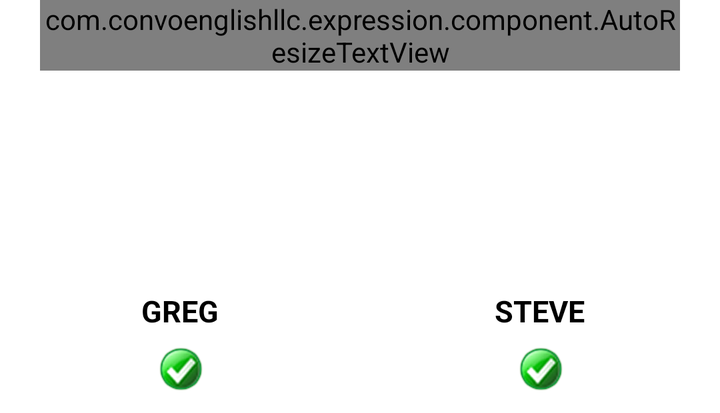
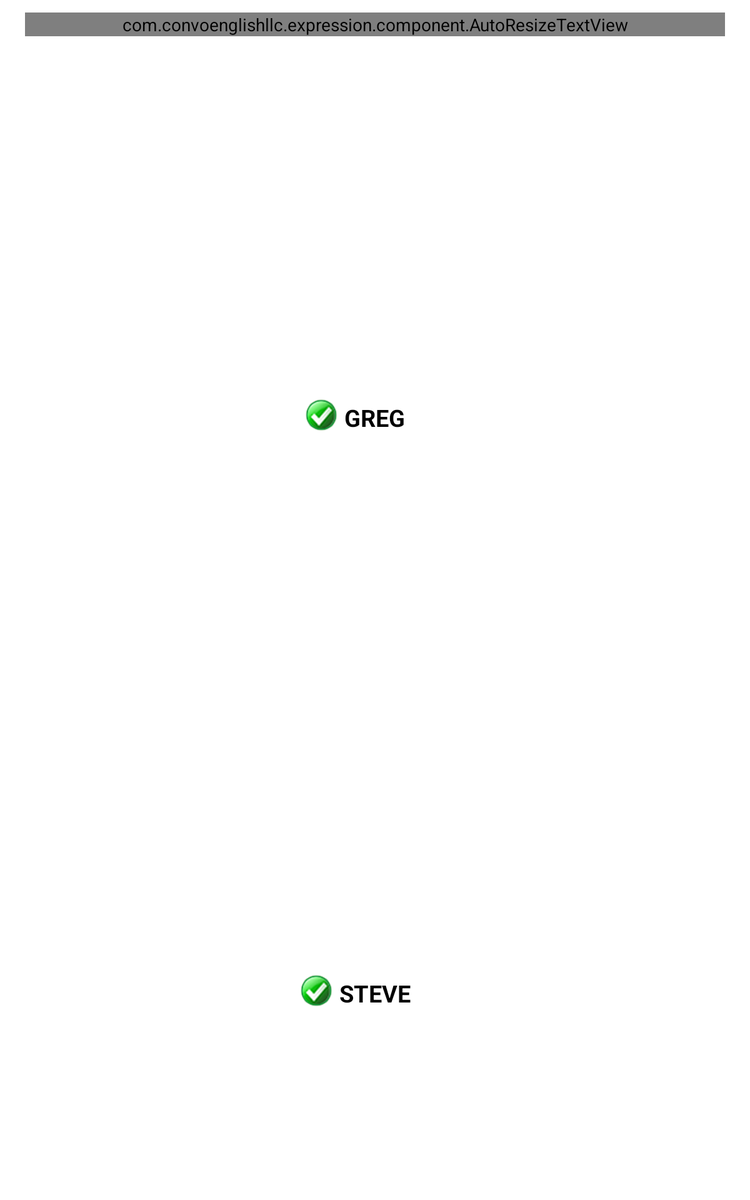

One screen, two layout resources from the same app: the default and the repository's alternative for another configuration. Each is rendered where Android would select it; the XML of both is given below.
<!-- AndroidManifest.xml: application theme AppTheme -->
<!-- res/layout/container_choose_partner_left.xml -->
<?xml version="1.0" encoding="utf-8"?>
<LinearLayout
    android:layout_width="match_parent"
    android:layout_height="wrap_content"
    android:orientation="vertical"
    xmlns:android="http://schemas.android.com/apk/res/android">
        <com.convoenglishllc.expression.component.AutoResizeTextView
            android:id="@+id/ui_partner_title"
            android:layout_width="match_parent"
            android:layout_height="wrap_content"
            android:layout_marginLeft="20dp"
            android:layout_marginRight="20dp"
            android:layout_marginBottom="10dp"
            android:maxLines="2"
            android:textColor="#000000"
            android:textSize="@dimen/choose_partner_title_size"
            android:text="Choose Practice Partner"/>
        <LinearLayout
            android:layout_width="match_parent"
            android:layout_height="wrap_content"
            android:layout_marginBottom="10dp">
            <RelativeLayout
                android:layout_weight="1"
                android:layout_width="0dp"
                android:layout_height="wrap_content"
                android:orientation="vertical"
                android:id="@+id/ui_first_panel">
                <ImageView
                    android:layout_width="@dimen/choose_partner_width"
                    android:layout_height="@dimen/choose_partner_height"
                    android:src="@mipmap/ic_launcher"
                    android:layout_gravity="center_horizontal"
                    android:layout_alignParentTop="true"
                    android:layout_centerHorizontal="true"
                    android:id="@+id/ui_first_image" />
                <TextView
                    android:layout_width="wrap_content"
                    android:layout_height="wrap_content"
                    android:layout_gravity="center_horizontal"
                    android:textAlignment="center"
                    android:textColor="#000000"
                    android:textSize="@dimen/text_header3"
                    android:textStyle="bold"
                    android:text="GREG"
                    android:id="@+id/ui_first_name"
                    android:layout_below="@+id/ui_first_image"
                    android:layout_centerHorizontal="true"
                    android:layout_marginTop="10dp" />
                <ImageView
                    android:layout_width="@dimen/button_size_small"
                    android:layout_height="@dimen/button_size_small"
                    android:src="@mipmap/ic_checked"
                    android:id="@+id/ui_first_check"
                    android:layout_below="@+id/ui_first_name"
                    android:layout_centerHorizontal="true"
                    android:layout_marginTop="7dp"/>
            </RelativeLayout>

            <RelativeLayout
                android:layout_weight="1"
                android:layout_width="0dp"
                android:layout_height="match_parent"
                android:orientation="vertical"
                android:id="@+id/ui_second_panel">
                <ImageView
                    android:layout_width="@dimen/choose_partner_width"
                    android:layout_height="@dimen/choose_partner_height"
                    android:src="@mipmap/ic_launcher"
                    android:layout_gravity="center_horizontal"
                    android:layout_alignParentTop="true"
                    android:layout_centerHorizontal="true"
                    android:id="@+id/ui_second_image" />
                <TextView
                    android:layout_width="wrap_content"
                    android:layout_height="wrap_content"
                    android:layout_gravity="center_horizontal"
                    android:textAlignment="center"
                    android:textColor="#000000"
                    android:textSize="@dimen/text_header3"
                    android:textStyle="bold"
                    android:text="STEVE"
                    android:id="@+id/ui_second_name"
                    android:layout_below="@+id/ui_second_image"
                    android:layout_centerHorizontal="true"
                    android:layout_marginTop="10dp" />
                <ImageView
                    android:layout_width="@dimen/button_size_small"
                    android:layout_height="@dimen/button_size_small"
                    android:src="@mipmap/ic_checked"
                    android:id="@+id/ui_second_check"
                    android:layout_below="@+id/ui_second_name"
                    android:layout_centerHorizontal="true"
                    android:layout_marginTop="7dp"/>
            </RelativeLayout>
        </LinearLayout>
    </LinearLayout>
<!-- resources referenced by this layout -->
<resources>
  <dimen name="button_size_small">24dp</dimen>
  <dimen name="choose_partner_height">90dp</dimen>
  <dimen name="choose_partner_title_size">@dimen/text_header2</dimen>
  <dimen name="choose_partner_width">120dp</dimen>
  <dimen name="text_header3">15sp</dimen>
  <!-- mipmap ic_checked: png bitmap (mipmap-hdpi, 4232 bytes) -->
  <style name="AppTheme" parent="Theme.AppCompat.Light.DarkActionBar">
          
          <item name="colorPrimary">@color/darkBlue</item>
          <item name="colorPrimaryDark">@color/darkBlue</item>
          <item name="colorAccent">@color/mediumBlue</item>
          <item name="android:windowContentOverlay">@null</item>
          <item name="android:windowBackground">@android:color/white</item>
      </style>
  <dimen name="text_header2">16sp</dimen>
  <color name="darkBlue">#0866A9</color>
  <color name="mediumBlue">#619FD6</color>
</resources>
<!-- res/layout-sw600dp/container_choose_partner_left.xml (the repository's variant of the layout above) -->
<!-- drawn on a 7-inch tablet held upright -->
<?xml version="1.0" encoding="utf-8"?>
<LinearLayout
    android:layout_width="match_parent"
    android:layout_height="match_parent"
    android:orientation="vertical"
    android:layout_gravity="center_vertical"
    xmlns:android="http://schemas.android.com/apk/res/android">
        <com.convoenglishllc.expression.component.AutoResizeTextView
            android:id="@+id/ui_partner_title"
            android:layout_width="match_parent"
            android:layout_height="wrap_content"
            android:layout_marginLeft="20dp"
            android:layout_marginRight="20dp"
            android:layout_marginBottom="10dp"
            android:maxLines="2"
            android:textColor="#000000"
            android:textSize="@dimen/choose_partner_title_size"
            android:text="Choose Practice Partner"
            android:layout_marginTop="10dp" />

        <LinearLayout
            android:orientation="vertical"
            android:layout_width="match_parent"
            android:layout_height="0dp"
            android:layout_weight="1"
            android:gravity="center_vertical">

                <RelativeLayout
                    android:layout_weight="1"
                    android:layout_width="wrap_content"
                    android:layout_height="0dp"
                    android:orientation="vertical"
                    android:layout_gravity="center">

                    <RelativeLayout
                        android:layout_width="wrap_content"
                        android:layout_height="wrap_content"
                        android:layout_centerVertical="true"
                        android:layout_alignParentStart="true"
                        android:id="@+id/ui_first_panel">

                        <ImageView
                            android:layout_width="@dimen/choose_partner_width"
                            android:layout_height="@dimen/choose_partner_height"
                            android:scaleType="fitCenter"
                            android:src="@mipmap/ic_launcher"
                            android:layout_gravity="center_horizontal"
                            android:layout_alignParentTop="true"
                            android:layout_centerHorizontal="true"
                            android:id="@+id/ui_first_image" />

                        <TextView
                            android:layout_width="wrap_content"
                            android:layout_height="wrap_content"
                            android:layout_gravity="center_horizontal"
                            android:textAlignment="center"
                            android:textColor="#000000"
                            android:textSize="@dimen/text_header3"
                            android:textStyle="bold"
                            android:text="GREG"
                            android:id="@+id/ui_first_name"
                            android:layout_below="@+id/ui_first_image"
                            android:layout_centerHorizontal="true"
                            android:layout_marginTop="10dp" />

                        <ImageView
                            android:layout_width="@dimen/button_size_small"
                            android:layout_height="@dimen/button_size_small"
                            android:layout_marginRight="5dp"
                            android:src="@mipmap/ic_checked"
                            android:id="@+id/ui_first_check"
                            android:layout_below="@+id/ui_first_image"
                            android:layout_toLeftOf="@+id/ui_first_name"
                            android:layout_marginTop="7dp"/>
                    </RelativeLayout>
                </RelativeLayout>

                <RelativeLayout
                    android:layout_weight="1"
                    android:layout_width="wrap_content"
                    android:layout_height="0dp"
                    android:orientation="vertical"
                    android:layout_gravity="center">
                    <RelativeLayout
                        android:layout_width="wrap_content"
                        android:layout_height="wrap_content"
                        android:layout_centerVertical="true"
                        android:layout_alignParentStart="true"
                        android:id="@+id/ui_second_panel">
                        <ImageView
                            android:layout_width="@dimen/choose_partner_width"
                            android:layout_height="@dimen/choose_partner_height"
                            android:src="@mipmap/ic_launcher"
                            android:layout_gravity="center_horizontal"
                            android:layout_alignParentTop="true"
                            android:layout_centerHorizontal="true"
                            android:scaleType="fitCenter"
                            android:id="@+id/ui_second_image" />
                        <TextView
                            android:layout_width="wrap_content"
                            android:layout_height="wrap_content"
                            android:layout_gravity="center_horizontal"
                            android:textAlignment="center"
                            android:textColor="#000000"
                            android:textSize="@dimen/text_header3"
                            android:textStyle="bold"
                            android:text="STEVE"
                            android:id="@+id/ui_second_name"
                            android:layout_below="@+id/ui_second_image"
                            android:layout_centerHorizontal="true"
                            android:layout_marginTop="10dp" />
                        <ImageView
                            android:layout_width="@dimen/button_size_small"
                            android:layout_height="@dimen/button_size_small"
                            android:layout_marginRight="5dp"
                            android:src="@mipmap/ic_checked"
                            android:id="@+id/ui_second_check"
                            android:layout_below="@+id/ui_second_image"
                            android:layout_toLeftOf="@+id/ui_second_name"
                            android:layout_marginTop="7dp"
                            android:layout_alignParentStart="false" />
                    </RelativeLayout>

                </RelativeLayout>
        </LinearLayout>

    </LinearLayout>
<!-- resources referenced by the variant -->
<!-- as a 7-inch tablet held upright resolves them -->
<resources>
  <!-- from res/values-sw600dp/ -->
  <dimen name="button_size_small">28dp</dimen>
  <!-- from res/values-sw600dp/ -->
  <dimen name="choose_partner_height">120dp</dimen>
  <dimen name="choose_partner_title_size">@dimen/text_header2</dimen>
  <!-- from res/values-sw600dp/ -->
  <dimen name="choose_partner_width">160dp</dimen>
  <!-- from res/values-sw600dp/ -->
  <dimen name="text_header3">19sp</dimen>
  <!-- mipmap ic_checked: png bitmap (mipmap-hdpi, 4232 bytes) -->
  <style name="AppTheme" parent="Theme.AppCompat.Light.DarkActionBar">
          
          <item name="colorPrimary">@color/darkBlue</item>
          <item name="colorPrimaryDark">@color/darkBlue</item>
          <item name="colorAccent">@color/mediumBlue</item>
          <item name="android:windowContentOverlay">@null</item>
          <item name="android:windowBackground">@android:color/white</item>
      </style>
  <!-- from res/values-sw600dp/ -->
  <dimen name="text_header2">23sp</dimen>
  <color name="darkBlue">#0866A9</color>
  <color name="mediumBlue">#619FD6</color>
</resources>
